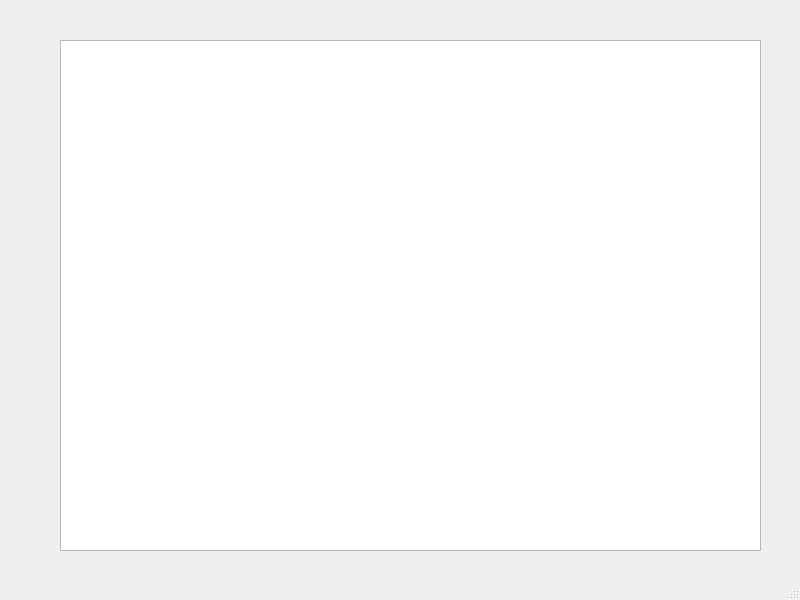
<?xml version="1.0" encoding="UTF-8"?>
<ui version="4.0">
 <class>MainWindow</class>
 <widget class="QMainWindow" name="MainWindow">
  <property name="geometry">
   <rect>
    <x>0</x>
    <y>0</y>
    <width>800</width>
    <height>600</height>
   </rect>
  </property>
  <property name="windowTitle">
   <string>MainWindow</string>
  </property>
  <widget class="QWidget" name="centralwidget">
   <widget class="QTableWidget" name="tableWidget">
    <property name="geometry">
     <rect>
      <x>60</x>
      <y>40</y>
      <width>701</width>
      <height>511</height>
     </rect>
    </property>
   </widget>
  </widget>
  <widget class="QStatusBar" name="statusbar"/>
 </widget>
 <resources/>
 <connections/>
</ui>
